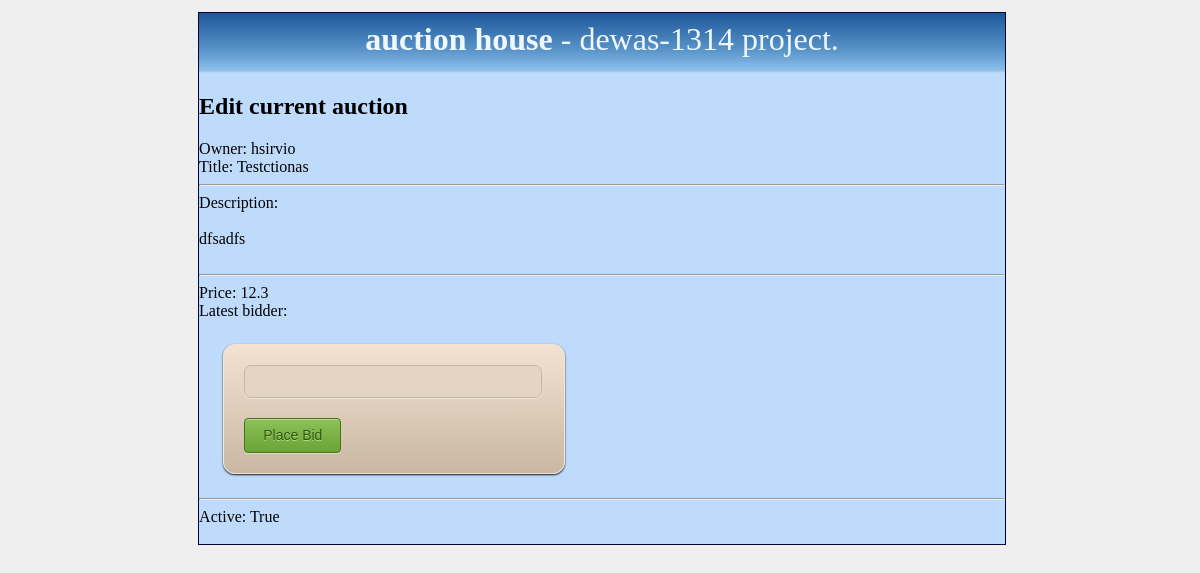
The page /auction/1/ on the database as committed earlier.
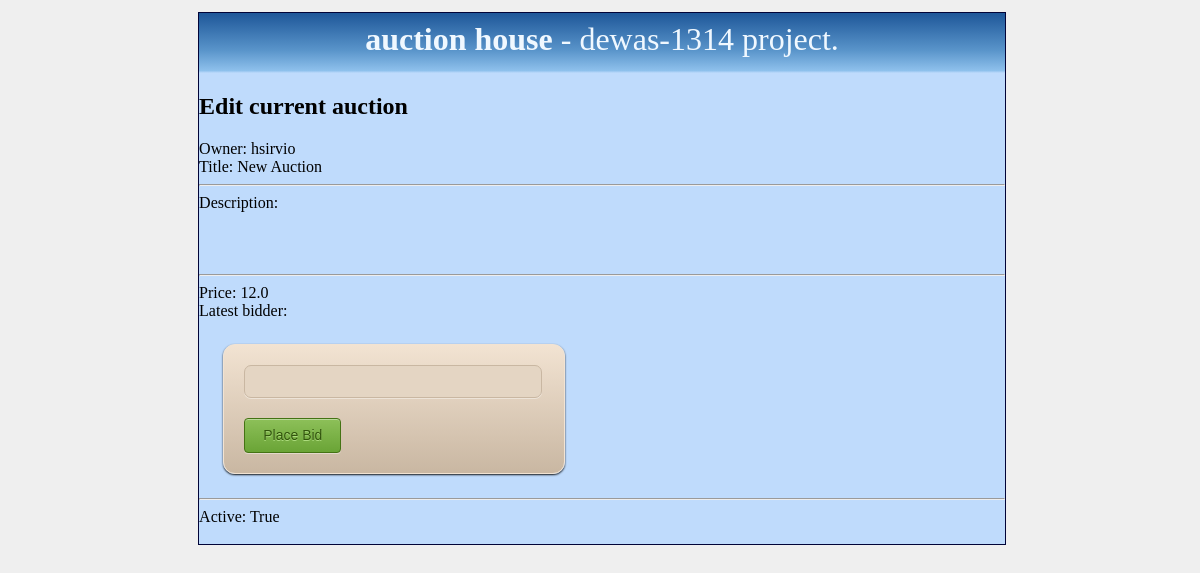
The same page on the database as committed later.
### AuctionApp/models.py (models this page shows, shortened)
class Auction(models.Model):
    id = models.AutoField(primary_key=True)
    ownerid = models.ForeignKey(User, related_name="created")
    starttime = models.DateTimeField(default=datetime.utcnow(), blank=True)
    endtime = models.DateTimeField(default=timezone.now(), blank=True)
    title = models.CharField(max_length=30, default="New Auction")
    content = models.TextField()
    version = models.IntegerField(default=0)
    min_price = models.FloatField(default=0.00)
    is_active = models.BooleanField(default=False)
    is_locked = models.BooleanField(default=False)
    latest_bid_by = models.ForeignKey(User, related_name="bids")

### AuctionApp/views.py (the view)
def show_auction(request, auction_id):
    try:
        auction = Auction.objects.get(id=auction_id)
        if request.method == "POST" and auction.is_active:
            place_bid(request, auction)
    except:
        messages.error(request, 'Unable to bid')
    return render(request, "show_auction.html", {'auction': auction, 'user': request.user})

### templates/show_auction.html (shortened to what this page needs)
{% include "head.html" %}
{% include "body.html" %}
<article>
	<div id="content">
        <h1>Edit current auction<br></h1>
		Owner: {{ auction.ownerid.username }}<br>
		Title: {{ auction.title }}<br>
		<hr>
		Description: <br><br>
		{{ auction.content }}<br><br>
		<hr>
		Price: {{ auction.min_price }}<br>
		Latest bidder:
        <br>
        <form action="/auction/{{ auction.id }}/" class="form-container" method="post">
           	<input class="form-field" step="0.01" type="number" name="bidfield">
	        <input class="submit-button" type="submit" name="bidbutton" value="Place Bid">
        </form>
        <hr>
		Active: {{ auction.is_active }}<br><br>
	</div>
</article>
{% include "footer.html" %}

Rows that differ between the two databases and show on the page:
changed Auction "True": title "Testctionas" → "New Auction"; min_price "12.3" → "12.0"; content "dfsadfs" → (not shown)
